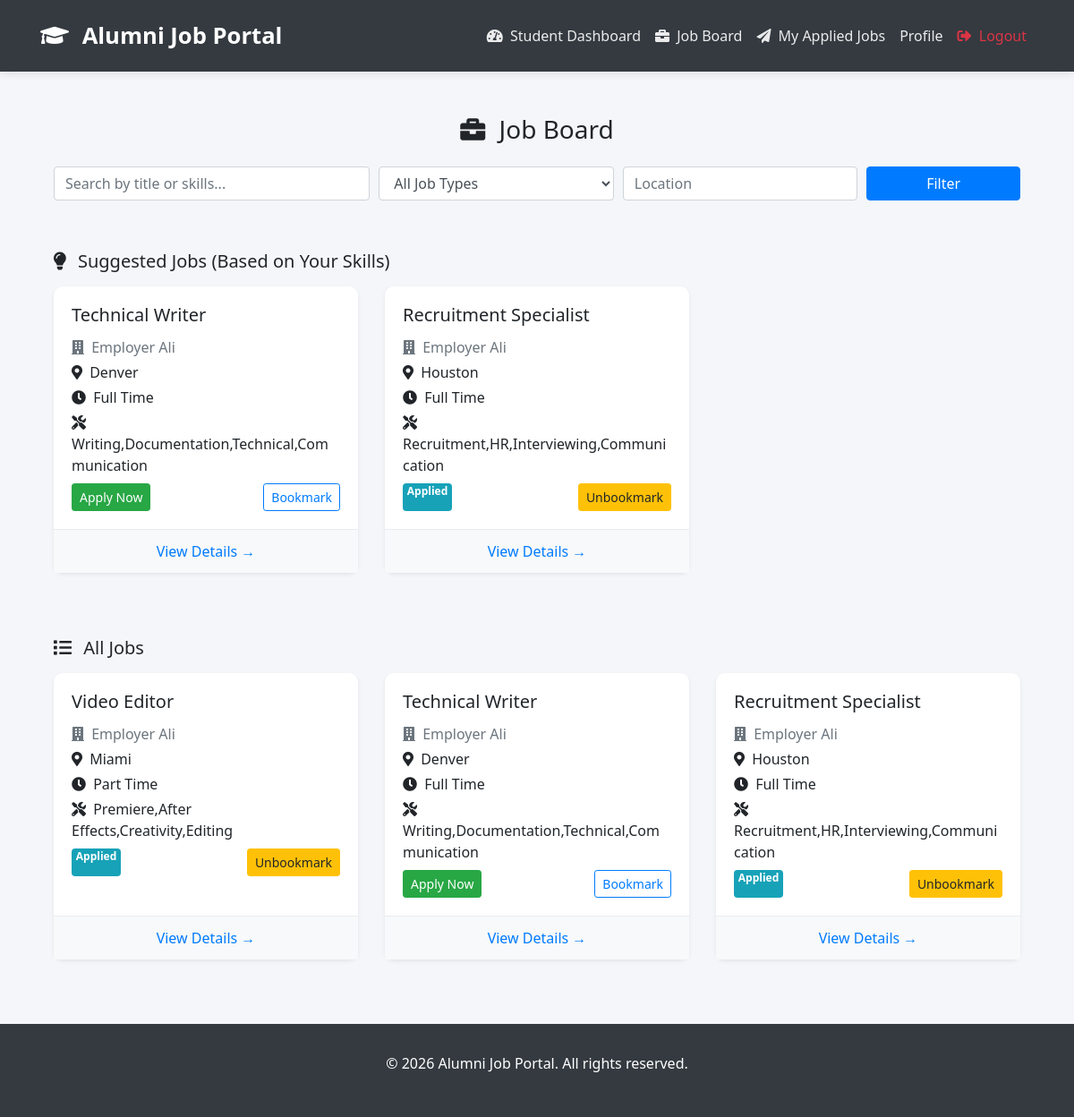
/viewjobs/ (signed in), run on the app's committed database.
### myapp/models.py (models this page shows, shortened)
class Job(models.Model):
    JOB_TYPE_CHOICES = (
        ('full_time', 'Full Time'),
        ('part_time', 'Part Time'),
        ('internship', 'Internship'),
        ('contract', 'Contract'),
        ('remote', 'Remote'),
    )
    STATUS_CHOICES = (
        ('draft', 'Draft'),
        ('open', 'Open'),
        ('closed', 'Closed'),
        ('pending', 'Pending'),
        ('approved', 'Approved'),
        ('rejected', 'Rejected'),
    )
    posted_by = models.ForeignKey(CustomUser, on_delete=models.CASCADE, related_name='posted_jobs')
    title = models.CharField(max_length=255)
    description = models.TextField()
    location = models.CharField(max_length=255, blank=True)
    salary_range_min = models.PositiveIntegerField(null=True, blank=True)
    salary_range_max = models.PositiveIntegerField(null=True, blank=True)
    job_type = models.CharField(max_length=20, choices=JOB_TYPE_CHOICES)
    required_skills = models.CharField(max_length=500, blank=True, help_text="Comma-separated skills")
    posted_at = models.DateTimeField(auto_now_add=True)
    deadline = models.DateField(null=True, blank=True)
    status = models.CharField(max_length=10, choices=STATUS_CHOICES, default='open')

class CustomUser(models.Model):
    ROLE_CHOICES = (
        ('alumni', 'Alumni'),
        ('student', 'Student'),
        ('employer', 'Employer'),
    )
    STATUS_CHOICES = (
        ('pending', 'Pending'),
        ('approved', 'Approved'),
        ('rejected', 'Rejected'),
    )
    username = models.CharField(max_length=150, unique=True)
    full_name = models.CharField(max_length=255)
    email = models.EmailField(unique=True)
    password = models.CharField(max_length=255)
    role = models.CharField(max_length=20, choices=ROLE_CHOICES, default='student')
    status = models.CharField(max_length=20, choices=STATUS_CHOICES, default='pending')
    created_at = models.DateTimeField(auto_now_add=True)

### myapp/views.py (the view)
# urls.py: path('viewjobs/', views.job_board, name='job_board'),
def job_board(request):
    user = require_login_user(request)
    if not user:
        return redirect('login')
    jobs = Job.objects.filter(status='approved').exclude(posted_by=user)
    query = request.GET.get('q', '')
    job_type = request.GET.get('job_type', '')
    location = request.GET.get('location', '')
    if query:
        jobs = jobs.filter(Q(title__icontains=query) | Q(required_skills__icontains=query))
    if job_type:
        jobs = jobs.filter(job_type=job_type)
    if location:
        jobs = jobs.filter(location__icontains=location)
    suggested_jobs = []
    if hasattr(user, 'profile') and user.profile.skills:
        skills = [s.strip().lower() for s in user.profile.skills.split(',')]
        suggested_jobs = jobs.filter(
            Q(required_skills__iregex=r'(' + '|'.join(skills) + ')')
        )
    bookmarks = JobBookmark.objects.filter(user=user)
    bookmarked_job_ids = [b.job.id for b in bookmarks]
    user_applications = JobApplication.objects.filter(applicant=user)
    applied_job_ids = [a.job.id for a in user_applications]
    return render(request, 'jobs/job_board.html', {
        'jobs': jobs,
        'suggested_jobs': suggested_jobs,
        'bookmarked_job_ids': bookmarked_job_ids,
        'applied_job_ids': applied_job_ids,
        'user': user,
    })

### myapp/views.py (called while the page is built)
def require_login(request):
    if 'user_id' not in request.session:
        messages.error(request, "Please login first.")
        return None
    try:
        return CustomUser.objects.get(id=request.session['user_id'])
    except CustomUser.DoesNotExist:
        messages.error(request, "User session invalid. Please login again.")
        return None

def require_login_user(request):
    return require_login(request)

### templates/jobs/job_board.html (shortened to what this page needs)
{% extends 'base.html' %}
{% load static %}
{% block content %}
<div class="container mt-4">
    <h3 class="mb-4"><i class="fas fa-briefcase mr-2"></i> Job Board</h3>
    <form method="get" class="form-row mb-5">
        <div class="col-md-4 mb-2">
            <input type="text" name="q" class="form-control" placeholder="Search by title or skills..."
                   value="{{ request.GET.q|default_if_none:'' }}">
        </div>
        <div class="col-md-3 mb-2">
            <select name="job_type" class="form-control">
                <option value="">All Job Types</option>
            </select>
        </div>
        <div class="col-md-3 mb-2">
            <input type="text" name="location" class="form-control" placeholder="Location"
                   value="{{ request.GET.location|default_if_none:'' }}">
        </div>
        <div class="col-md-2 mb-2">
            <button type="submit" class="btn btn-primary btn-block">Filter</button>
        </div>
    </form>
    <h5 class="mb-3"><i class="fas fa-lightbulb mr-2"></i> Suggested Jobs (Based on Your Skills)</h5>
    <div class="row mb-5">
        {% for job in suggested_jobs %}
        <div class="col-lg-4 col-md-6 mb-4">
            <div class="card job-card shadow-sm h-100">
                <div class="card-body">
                    <h5 class="card-title">{{ job.title }}</h5>
                    <p class="card-text text-muted mb-1"><i class="fas fa-building mr-1"></i> {{ job.posted_by.full_name }}</p>
                    <p class="card-text mb-1"><i class="fas fa-map-marker-alt mr-1"></i> {{ job.location }}</p>
                    <p class="card-text mb-1"><i class="fas fa-clock mr-1"></i> {{ job.get_job_type_display }}</p>
                    <p class="card-text mb-2"><i class="fas fa-tools mr-1"></i> {{ job.required_skills }}</p>
                    <div class="d-flex justify-content-between">
                        {% if job.id in applied_job_ids %}
                            <span class="badge badge-info">Applied</span>
                        {% elif job.posted_by.id != user.id %}
                            <a href="{% url 'apply_job' job.id %}" class="btn btn-success btn-sm">Apply Now</a>
                        {% endif %}
                        {% if job.id in bookmarked_job_ids %}
                            <a href="{% url 'toggle_bookmark' job.id %}" class="btn btn-warning btn-sm">Unbookmark</a>
                        {% else %}
                            <a href="{% url 'toggle_bookmark' job.id %}" class="btn btn-outline-primary btn-sm">Bookmark</a>
                        {% endif %}
                    </div>
                </div>
                <div class="card-footer text-muted text-center">
                    <a href="{% url 'job_detail' job.id %}" class="text-primary">View Details →</a>
                </div>
            </div>
        </div>
        {% empty %}
        <div class="col-12">
            <div class="alert alert-info text-center">No suggested jobs match your skills yet.</div>
        </div>
        {% endfor %}
    </div>
    <h5 class="mb-3"><i class="fas fa-list mr-2"></i> All Jobs</h5>
    <div class="row">
        {% for job in jobs %}
        <div class="col-lg-4 col-md-6 mb-4">
            <div class="card job-card shadow-sm h-100">
                <div class="card-body">
                    <h5 class="card-title">{{ job.title }}</h5>
                    <p class="card-text text-muted mb-1"><i class="fas fa-building mr-1"></i> {{ job.posted_by.full_name }}</p>
                    <p class="card-text mb-1"><i class="fas fa-map-marker-alt mr-1"></i> {{ job.location }}</p>
                    <p class="card-text mb-1"><i class="fas fa-clock mr-1"></i> {{ job.get_job_type_display }}</p>
                    <p class="card-text mb-2"><i class="fas fa-tools mr-1"></i> {{ job.required_skills }}</p>
                    <div class="d-flex justify-content-between">
                        {% if job.id in applied_job_ids %}
                            <span class="badge badge-info">Applied</span>
                        {% elif job.posted_by.id != user.id %}
                            <a href="{% url 'apply_job' job.id %}" class="btn btn-success btn-sm">Apply Now</a>
                        {% endif %}
                        {% if job.id in bookmarked_job_ids %}
                            <a href="{% url 'toggle_bookmark' job.id %}" class="btn btn-warning btn-sm">Unbookmark</a>
                        {% else %}
                            <a href="{% url 'toggle_bookmark' job.id %}" class="btn btn-outline-primary btn-sm">Bookmark</a>
                        {% endif %}
                    </div>
                </div>
                <div class="card-footer text-muted text-center">
                    <a href="{% url 'job_detail' job.id %}" class="text-primary">View Details →</a>
                </div>
            </div>
        </div>
        {% empty %}
        <div class="col-12">
            <div class="alert alert-info text-center">No jobs found matching your filters.</div>
        </div>
        {% endfor %}
    </div>
</div>
{% endblock %}

### templates/base.html (style rules this page uses)
:root { --primary: #0d6efd; --dark: #343a40; }
body { background-color: #f4f6f9; font-family: 'Segoe UI', Tahoma, Geneva, Verdana, sans-serif; }
h1, h2, h3, h4 { margin: 30px; text-align: center; }

### templates/jobs/job_board.html (style rules this page uses)
.job-card { border: none; border-radius: 10px; transition: transform 0.2s, box-shadow 0.2s; }
.job-card .card-footer { background: #f8f9fa; border-top: 1px solid #e9ecef; }

### data on the page
Job: title "Technical Writer", posted_by.full_name "Employer Ali", location "Denver", job_type "Full Time", required_skills "Writing,Documentation,Technical,Communication", shows "Apply Now", shows "Bookmark"
Job: title "Recruitment Specialist", posted_by.full_name "Employer Ali", location "Houston", job_type "Full Time", required_skills "Recruitment,HR,Interviewing,Communication", shows "Applied", shows "Unbookmark"
Job: title "Video Editor", posted_by.full_name "Employer Ali", location "Miami", job_type "Part Time", required_skills "Premiere,After Effects,Creativity,Editing", shows "Applied", shows "Unbookmark"
